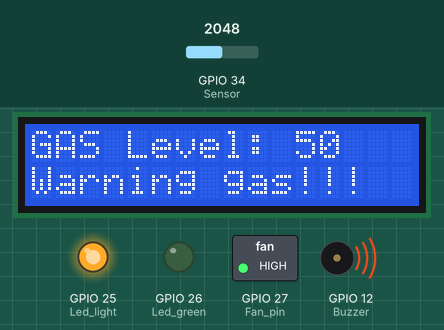
The sketch below on a simulated ESP32. Shown: 16×2 character LCD, switched loads named in the sketch (green lamp = pin HIGH), output pins drawn as LEDs (lit = HIGH), buzzer (waves = sounding, pin HIGH). The inputs (shaded band) are chosen by the test bench; at power-on: GPIO 34 (Sensor) = 2048. WiFi joins after 1.5 s; servers stay silent unless stated; what the sketch prints to the serial monitor is not drawn.

Above: at 34.0 s.
At 44.0 s:
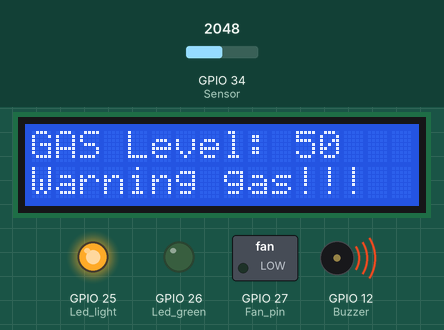
Timing chart, 0 to 130.0 s (numbered marks = the images above):
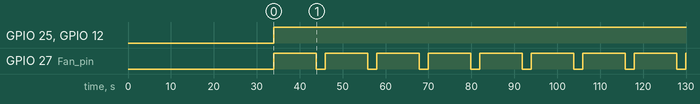

The sketch:

Gas_detected.ino
```cpp
#define BLYNK_TEMPLATE_ID ""
#define BLYNK_TEMPLATE_NAME ""

#include <WiFi.h>
#include <LiquidCrystal_I2C.h>
#include <WiFiClient.h>
#include <BlynkSimpleEsp32.h>


#define BLYNK_PRINT Serial
BlynkTimer timer;

// Thông tin WiFi và Blynk
char auth[] = "your_blynk_auth";
char ssid[] = "your_name_wifi";
char pass[] = "your_password_wifi";

LiquidCrystal_I2C lcd(0x27, 16, 2);
#define Led_light 25
#define Led_green 26
#define Sensor 34
#define Buzzer 12
#define Fan_pin 27

WidgetLED LED(V1);  // Khai báo WidgetLED ngoài setup()


// fan setup runtime

unsigned long fan_start_time=0;
bool fan_running = false;
const unsigned long fan_time = 10000;

void setup() {
  Serial.begin(921600);
  lcd.init();
  lcd.backlight();

  WiFi.begin(ssid, pass);
  Serial.println(" ");
  Serial.print("Connecting to WiFi");
  while (WiFi.status() != WL_CONNECTED) {
    Serial.print(".");
    delay(500);
  }

  Serial.println("\nConnected to WiFi!");

  Blynk.begin(auth, ssid, pass);
  pinMode(Led_light, OUTPUT);
  pinMode(Led_green, OUTPUT);
  pinMode(Buzzer, OUTPUT);
  pinMode(Sensor, INPUT);
  pinMode(Fan_pin,OUTPUT);

  Serial.println("Warming up the MQ9 sensor");
  delay(30000);  // wait for the MQ9 to warm up

  timer.setInterval(2000L, GasSmoke); // Chạy GasSmoke mỗi 2s
}

void GasSmoke() {


  int value = analogRead(Sensor);
  value = map(value, 0, 4095, 0, 100);

  Serial.print("Gas Level: ");
  Serial.println(value);

  lcd.clear();
  lcd.setCursor(0, 0);
  lcd.print("GAS Level: ");
  lcd.print(value);
  lcd.print(" ");

  if (value >= 40) {
    digitalWrite(Buzzer, HIGH);
    lcd.setCursor(0, 1);
    lcd.print("Warning gas!!! ");
    digitalWrite(Led_light, HIGH);
    digitalWrite(Led_green, LOW);

   Blynk.logEvent("gas_detected");

    if (!fan_running) {
      digitalWrite(Fan_pin, HIGH);
      fan_running = true;
      fan_start_time = millis(); // Record the start time
      Serial.println("Fan started");
    }


    LED.on();
  } else {
    digitalWrite(Buzzer, LOW);
    lcd.setCursor(0, 1);
    lcd.print("Normal ");
    digitalWrite(Led_light, LOW);
    digitalWrite(Led_green, HIGH);
    if (!fan_running) {
      digitalWrite(Fan_pin, LOW);
    }
    LED.off();
  }
  Blynk.virtualWrite(V0, value);
}

void checkFanTimer() {
  // If fan is running and 10 seconds have passed, turn it off
  if (fan_running && (millis() - fan_start_time >= fan_time)) {
    digitalWrite(Fan_pin, LOW);
    fan_running = false;
    Serial.println("Fan stopped after 10 seconds");
  }
}


void loop() {
  Blynk.run();
  timer.run();  // Thay vì delay(2000)
  checkFanTimer();
}
```

Measured:
- by itself, GPIO 25 (Led_light), GPIO 12 (Buzzer): LOW → HIGH at 33.9 s
- by itself, GPIO 27 (Fan_pin): alternates HIGH for 10.0 s and LOW for 2.0 s
